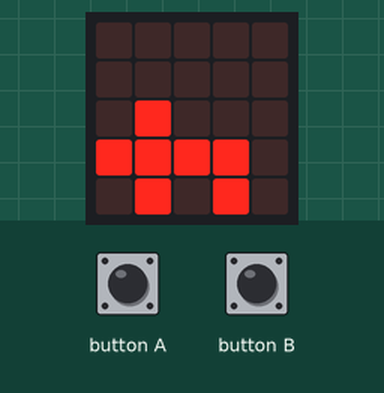
Bench run of a program on a simulated BBC micro:bit (MakeCode). On the bench: the board's 5×5 LED display. Inputs (shaded band) come from the test bench.

Above: at 0.2 s.
1.3 s: button A pressed for 0.15 s
At 2.9 s:
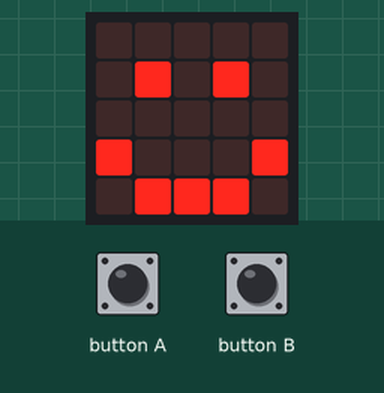
At 4.1 s:
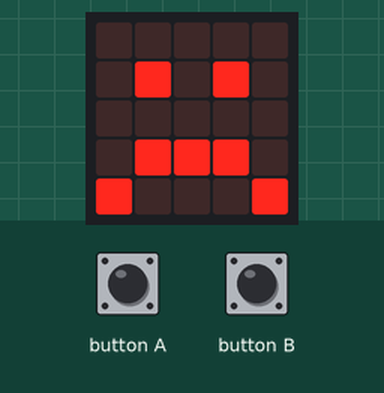
4.4 s: button B pressed for 0.15 s
At 7.09 s:
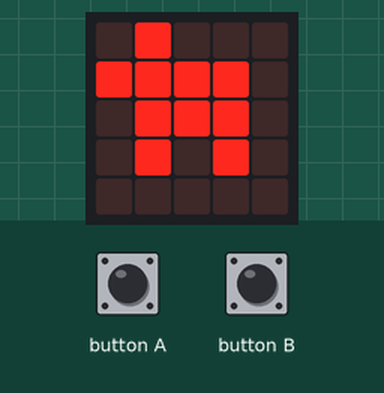
Timing chart, 0 to 8.6 s (numbered marks = the images above; inputs shaded):
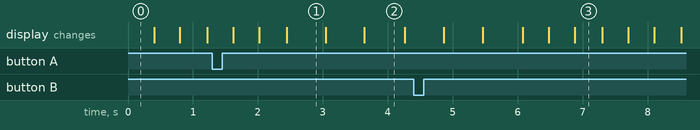

Measured:
- after the input at 1.3 s, the display: first differs from a run without the input after 1.1 s (image 1)
- after the input at 4.4 s, the display: first differs from a run without the input after 1.7 s (image 3 shows a later state)
- what the display in image 1 shows lasts 0.6 s, from 2.4 s to 3.0 s
- what the display in image 3 shows lasts 0.4 s, from 6.9 s to 7.3 s

The program:

main.ts
```typescript
let A = 0
input.onButtonPressed(Button.A, function () {
    A = 1
})
function hund () {
    basic.showLeds(`
        . . . . .
        . . . . .
        . # . . .
        # # # # .
        . # . # .
        `)
    basic.showLeds(`
        . . . . .
        . # . . .
        # # # # .
        . # # # .
        . # . # .
        `)
    basic.showLeds(`
        . # . . .
        # # # # .
        . # # # .
        . # . # .
        . . . . .
        `)
}
input.onButtonPressed(Button.B, function () {
    A = 0
})
function smil () {
    basic.showIcon(IconNames.Happy)
    basic.showIcon(IconNames.Asleep)
    basic.showIcon(IconNames.Sad)
}
basic.forever(function () {
    if (A == 1) {
        smil()
    } else {
        hund()
    }
})
```

test.ts
```typescript
// test ender her, dette bliver ikke kompileret, når denne pakke bruges som en udvidelse.
```
